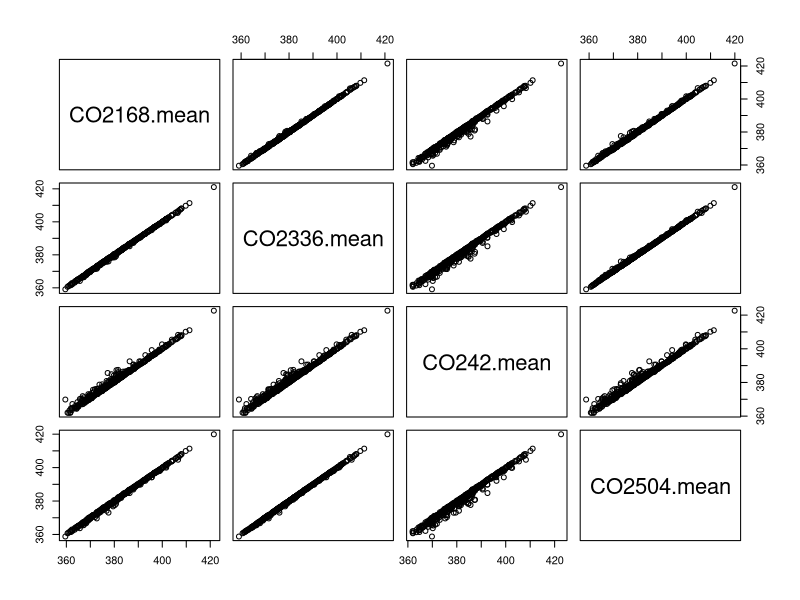

R code for this plot:
#Looking at the data and doing feature selcetion

npf <- read.csv("npf_train.csv")
npf_test <- read.csv("npf_test_hidden.csv")

# Remove columns "id", "date" and "partlybad" and set dates as rownames
rownames(npf) <- npf[, "date"]
npf <- npf[, -c((1:2), 4)]

means_of_means <- c()
means_of_sds <- c()

for (i in 2:length(npf[1,])) {
  if ((i %% 2) == 0) {
    means_of_means = c(means_of_means, mean(npf[,i]))
  } else {
    means_of_sds = c(means_of_sds, mean(npf[,i]))
  }
}

pairs((npf[, c(2,4,6,8)]))